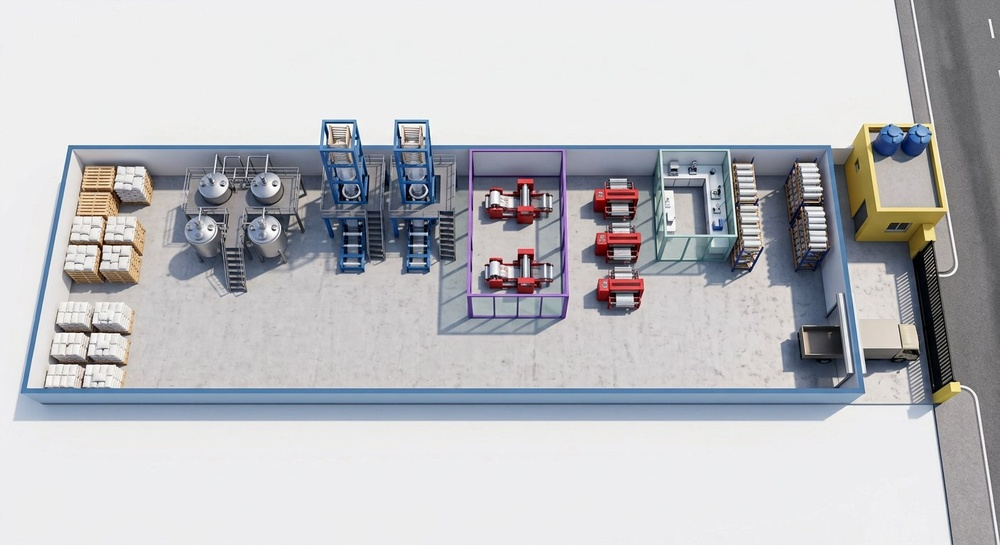
#> input picture renders/pres_plan_topdown.jpg, 1000 x 545 px, shrunk from 1408 x 768 before the run; the run also reads 1 picture not shown here
$ python compose_pres.py
#> lines starting #> are read from the running program, lines starting #| are printed output that depends on the picture
# Presentation sheets in sample visual format (rendered)
import matplotlib
matplotlib.use('Agg')
import matplotlib.pyplot as plt
import matplotlib.image as mpimg
import numpy as np

NAVY = '#0F2A52'
ACCENT = '#1E88E5'
GREEN = '#2E7D32'
RED = '#C1272D'
PURPLE = '#6A1B9A'

def load_crop(path, y0=0.0, y1=1.0, x0=0.0, x1=1.0):
#> called with path = 'renders/pres_plan_topdown.jpg', y0 = 0.27, y1 = 0.72, x0 = 0, x1 = 1
    img = mpimg.imread(path)
#> img is the input picture: shape (545, 1000, 3); mean R, G, B 189.8, 190.6, 194.3
    h, w = img.shape[0], img.shape[1]
    return img[int(h*y0):int(h*y1), int(w*x0):int(w*x1)]

def place_img(fig, img, left, top, width, figW, figH):
#> called with left = 0.015, top = 0.885, width = 0.64, figW = 16.8, figH = 11.9
    a = img.shape[1] / img.shape[0]
    hfrac = (width * figW / a) / figH
    bottom = top - hfrac
    ax = fig.add_axes([left, bottom, width, hfrac])
    ax.imshow(img)
    ax.axis('off')
    return ax, bottom, hfrac

def badge(ax, x, y, txt, fs=9, color=NAVY):
    ax.text(x, y, txt, transform=ax.transAxes, ha='center', va='center', fontsize=fs,
            weight='bold', color='white',
            bbox=dict(boxstyle='circle,pad=0.45', fc=color, ec='white', lw=1.2), zorder=10)

def tag(ax, x, y, txt, fs=7, color='#212121', ha='center'):
    ax.text(x, y, txt, transform=ax.transAxes, ha=ha, va='center', fontsize=fs,
            weight='bold', color=color,
            bbox=dict(boxstyle='round,pad=0.3', fc='white', ec=color, alpha=0.95), zorder=10)

# ================= P1 (landscape, 84m-sample style) =================
def build_P1():
    FW, FH = 16.8, 11.9
    fig = plt.figure(figsize=(FW, FH))
    fig.patch.set_facecolor('white')
    # border
    b = fig.add_axes([0.005, 0.01, 0.99, 0.98]); b.axis('off')
    b.add_patch(plt.Rectangle((0, 0), 1, 1, fill=False, edgecolor=NAVY, lw=2, transform=b.transAxes))
    # header
    fig.text(0.5, 0.965, 'NYLON PRODUCTION & PACKAGING FACILITY', ha='center', va='center', fontsize=17, weight='bold', color=NAVY)
    fig.text(0.5, 0.94, 'PLANNED FOR EFFICIENT FLOW, QUALITY & SUSTAINABLE OPERATIONS  •  10.17m × 39.40m HALL  •  EAVES +8.0m / RIDGE +12.0m', ha='center', va='center', fontsize=8, color='#333333')

    # ---- Row 1: rendered plan ----
    plan = load_crop('renders/pres_plan_topdown.jpg', 0.27, 0.72)
    fig.text(0.015, 0.915, 'GROUND FLOOR PLAN', ha='left', va='center', fontsize=9, weight='bold', color=NAVY)
    fig.text(0.148, 0.915, 'SCALE INDICATIVE (see A102 for 1:100)', ha='left', va='center', fontsize=7, color='#555555')
    # north (plan rotated: N = left)
    from matplotlib.patches import FancyArrowPatch
    fig.patches.append(FancyArrowPatch((0.055, 0.895), (0.035, 0.895), arrowstyle='-|>', color=NAVY, lw=1.5, transform=fig.transFigure))
    fig.text(0.028, 0.895, 'N', ha='center', va='center', fontsize=9, weight='bold', color=NAVY)
    ax1, pbot, ph = place_img(fig, plan, 0.015, 0.885, 0.64, FW, FH)
#> pbot = 0.664; ph = 0.221
    fig.text(0.335, 0.89, '39,400', ha='center', va='bottom', fontsize=8, weight='bold', color=NAVY)
    fig.text(0.662, (0.885 + pbot) / 2, '10,170', ha='center', va='center', fontsize=8, weight='bold', color=NAVY, rotation=90)
    # badges 1-8
    badges = [(0.10, 0.28), (0.30, 0.33), (0.48, 0.33), (0.10, 0.72),
              (0.37, 0.72), (0.80, 0.28), (0.70, 0.72), (0.945, 0.55)]
    for i, (zx, zy) in enumerate(badges):
        badge(ax1, zx, zy, str(i + 1), fs=9)
    # flow path: raw->mix->extrude->(back)print->cut->qc->fg->dispatch
    segs = [((0.155, 0.28), (0.245, 0.30)), ((0.355, 0.33), (0.42, 0.33)),
            ((0.44, 0.42), (0.16, 0.62)), ((0.20, 0.68), (0.33, 0.67)),
            ((0.50, 0.58), (0.70, 0.38)), ((0.79, 0.38), (0.735, 0.60)),
            ((0.78, 0.66), (0.885, 0.56))]
    for a, c in segs:
        ax1.annotate('', xy=c, xytext=a, xycoords=ax1.transAxes,
                     arrowprops=dict(arrowstyle='-|>', color=GREEN, lw=1.8))
    # utility core box
    ux = fig.add_axes([0.675, pbot, 0.31, ph]); ux.axis('off')
    ux.add_patch(plt.Rectangle((0, 0), 1, 1, facecolor='#F5F7FA', edgecolor=NAVY, lw=1.2, transform=ux.transAxes))
    ux.text(0.5, 0.93, 'UTILITY CORE (SOUTH END)', ha='center', va='center', fontsize=8, weight='bold', color=NAVY, transform=ux.transAxes)
    for j, t in enumerate(['GATEHOUSE + 4.6m SLIDING GATE', 'SECURITY + LOBBY + STORE', 'POWER ROOM + GENERATOR', 'MEZZ UTILITIES + PANELS (U1)', 'BOREHOLE → TANKS (GRAVITY)', 'SEPTIC + SOAKAWAY (EAST)']):
        ux.text(0.06, 0.80 - j * 0.125, '•  ' + t, ha='left', va='center', fontsize=7, color='#212121', transform=ux.transAxes)
    # zone strip
    znames = ['RAW MATERIALS\nSTORE', 'MIXING &\nWEIGHING', 'BLOWN-FILM\nEXTRUSION', 'FLEXO PRINTING\n(WALLED)', 'CUTTING &\nHEAT-SEALING', 'QUALITY CONTROL\nLABORATORY', 'FINISHED GOODS\nSTORE', 'DISPATCH\n& LOADING']
    zy = pbot - 0.015
#> zy = 0.649
    for i, (zx, zn) in enumerate(zip(np.linspace(0.05, 0.62, 8), znames)):
        fig.text(zx, zy, str(i + 1), ha='center', va='top', fontsize=8, weight='bold', color='white',
                 bbox=dict(boxstyle='circle,pad=0.35', fc=NAVY, ec='none'))
        fig.text(zx, zy - 0.028, zn, ha='center', va='top', fontsize=6, weight='bold', color='#333333')
        if i < 7:
            fig.patches.append(FancyArrowPatch((zx + 0.022, zy - 0.012), (zx + 0.042, zy - 0.012), arrowstyle='-|>', color=ACCENT, lw=1.6, transform=fig.transFigure))
#> after the loop, fig.patches = 8 items

    # ---- Row 2: 3D cutaway band ----
    cut = load_crop('renders/pres_cutaway.jpg', 0.22, 0.90)
#> call 2 of load_crop, with path = 'renders/pres_cutaway.jpg', y0 = 0.22, y1 = 0.9, x0 = 0, x1 = 1
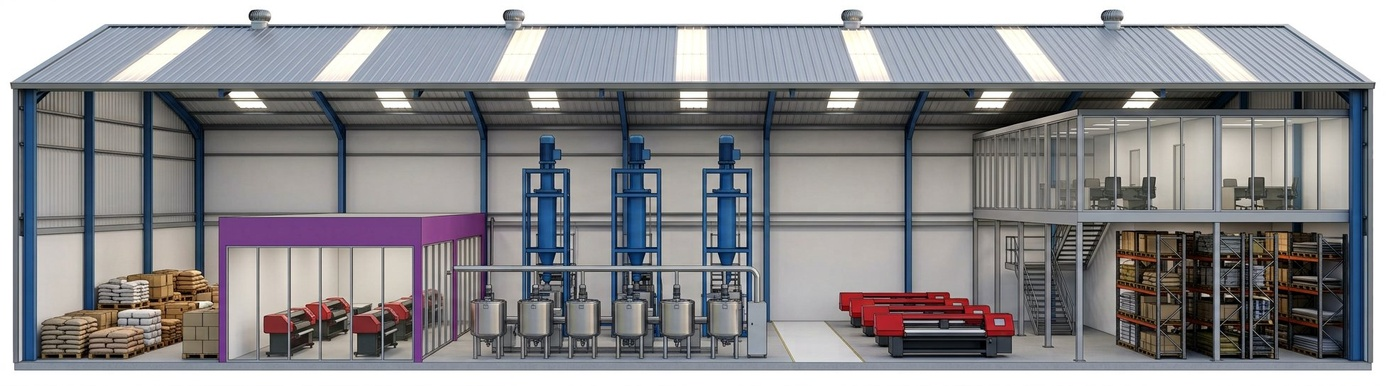
#> input picture renders/pres_cutaway.jpg, 1386 x 386 px, shrunk from 1952 x 544 before the run
#> in load_crop, img is the input picture: shape (386, 1386, 3); mean R, G, B 141.7, 140.8, 143.5
#> in load_crop (call 2), `return img[int(h*y0):int(h*y1), int(w*x0):int(w*x1)]`:
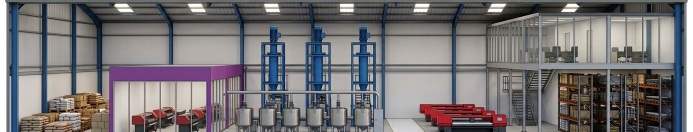
#> returned value: shape (263, 1386, 3) (shown at 1/2 size); mean of channels 0, 1, 2 119.3, 116.3, 117.7; drawn as R, G, B
    ctop = zy - 0.075
#> ctop = 0.574
    ax2, cbot, ch = place_img(fig, cut, 0.115, ctop, 0.56, FW, FH)
#> cbot = 0.424; ch = 0.15
    # left annotation column (anchored to band)
    for j, t in enumerate(['CONTINUOUS RIDGE\nVENTILATORS', 'TRANSLUCENT\nSKYLIGHT STRIPS', 'PITCHED METAL ROOF\n38° (8m → 12m)']):
        fig.text(0.015, cbot + ch * (0.80 - j * 0.32), t, ha='left', va='center', fontsize=6.5, weight='bold', color=NAVY)
    # exhaust arrows
    for ex in [0.20, 0.50, 0.80]:
        ax2.text(ex, 0.94, '↑', transform=ax2.transAxes, ha='center', va='center', fontsize=14, weight='bold', color=RED)
    ax2.text(0.50, 0.985, 'HOT AIR EXHAUST', transform=ax2.transAxes, ha='center', va='bottom', fontsize=6, weight='bold', color=RED)
    tag(ax2, 0.06, 0.12, 'RAW STORE', fs=6, color=NAVY)
    tag(ax2, 0.21, 0.12, 'PRINTING (WALLED)', fs=6, color=PURPLE)
    tag(ax2, 0.47, 0.12, 'M2–M4 EXTRUSION', fs=6, color=NAVY)
    tag(ax2, 0.68, 0.12, 'CUT / SEAL', fs=6, color=NAVY)
    tag(ax2, 0.87, 0.55, 'MEZZANINE OFFICES', fs=6, color=NAVY)
    tag(ax2, 0.90, 0.12, 'FG STORE', fs=6, color=NAVY)
    # right column
    fig.text(0.69, cbot + ch * 0.70, 'MEZZANINE OFFICES\n+ DISPATCH (SOUTH)', ha='left', va='center', fontsize=6.5, weight='bold', color=NAVY,
             bbox=dict(boxstyle='round,pad=0.3', fc='#E3F2FD', ec=NAVY))
    fig.text(0.69, cbot + ch * 0.40, 'WALLED PRINTING ROOM\n(chemicals, own entry E4)', ha='left', va='center', fontsize=6.5, weight='bold', color=PURPLE,
             bbox=dict(boxstyle='round,pad=0.3', fc='#F3E5F5', ec=PURPLE))
    fig.text(0.69, cbot + ch * 0.12, 'STEEL PORTAL @6.0m\n7 FRAMES, 39.40m', ha='left', va='center', fontsize=6.5, weight='bold', color='#333333',
             bbox=dict(boxstyle='round,pad=0.3', fc='white', ec='#999999'))

    # ---- Row 3 ----
    rtop = cbot - 0.02
#> rtop = 0.404
    side = load_crop('renders/pres_side.jpg', 0.02, 0.98)
#> call 3 of load_crop, with path = 'renders/pres_side.jpg', y0 = 0.02, y1 = 0.98, x0 = 0, x1 = 1
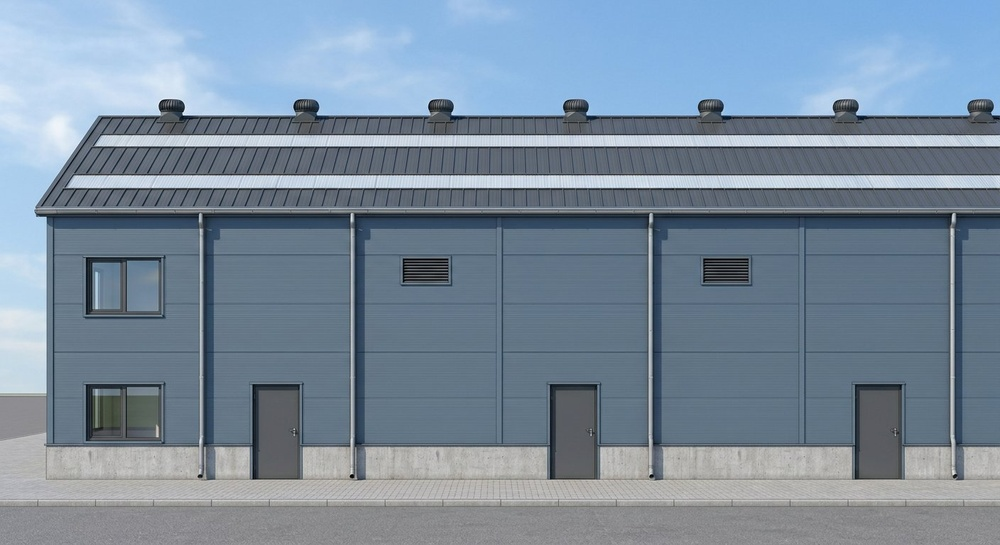
#> input picture renders/pres_side.jpg, 1000 x 545 px, shrunk from 1408 x 768 before the run
#> in load_crop, img is the input picture: shape (545, 1000, 3); mean R, G, B 122.4, 139.7, 156.7
    sec = load_crop('renders/pres_section.jpg', 0.10, 0.94)
#> call 4 of load_crop, with path = 'renders/pres_section.jpg', y0 = 0.1, y1 = 0.94, x0 = 0, x1 = 1
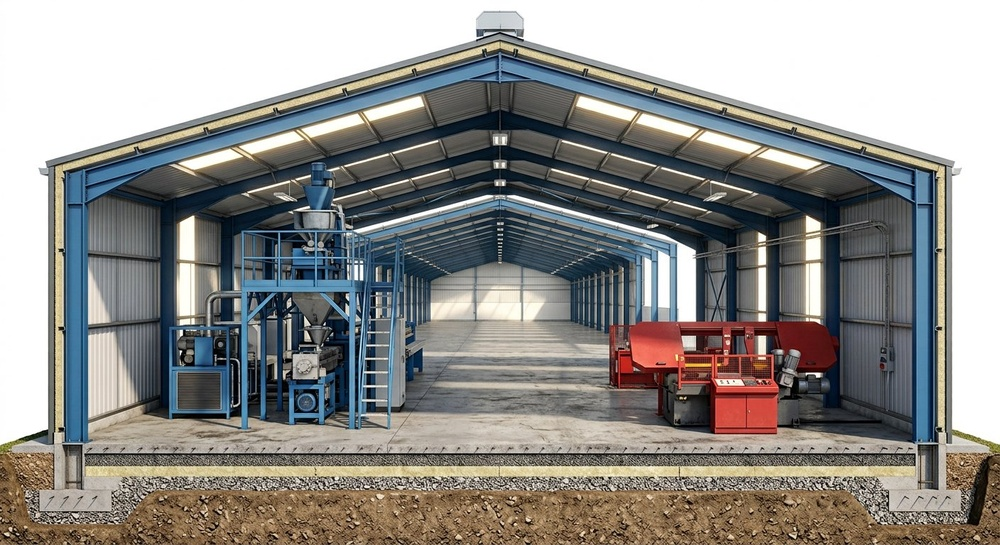
#> input picture renders/pres_section.jpg, 1000 x 545 px, shrunk from 1408 x 768 before the run
#> in load_crop, img is the input picture: shape (545, 1000, 3); mean R, G, B 145.6, 144, 140.8
#> in load_crop (call 4), `return img[int(h*y0):int(h*y1), int(w*x0):int(w*x1)]`:
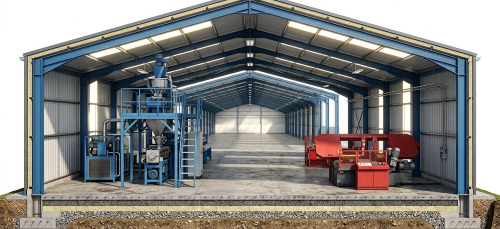
#> returned value: shape (458, 1000, 3) (shown at 1/2 size); mean of channels 0, 1, 2 134.7, 134.6, 132.8; drawn as R, G, B
    fig.text(0.015, rtop, 'SIDE ELEVATION', ha='left', va='bottom', fontsize=8, weight='bold', color=NAVY)
    axs, sbot, sh = place_img(fig, side, 0.015, rtop - 0.005, 0.28, FW, FH)
#> sbot = 0.191; sh = 0.207
    fig.text(0.305, rtop, 'CROSS SECTION B–B (through extrusion)', ha='left', va='bottom', fontsize=8, weight='bold', color=NAVY)
    axc, _, _ = place_img(fig, sec, 0.305, rtop - 0.005, 0.28, FW, FH)
    tag(axs, 0.5, 0.06, '39,400', fs=7, color=NAVY)
    tag(axc, 0.5, 0.09, '10,170 SPAN • 12,000 APEX', fs=6, color=NAVY)
    # data + legend
    dx = fig.add_axes([0.595, sbot, 0.185, sh]); dx.axis('off')
    dx.add_patch(plt.Rectangle((0, 0), 1, 1, facecolor='white', edgecolor=NAVY, lw=1.2, transform=dx.transAxes))
    dx.text(0.5, 0.94, 'BUILDING & DESIGN DATA', ha='center', va='center', fontsize=7.5, weight='bold', color=NAVY, transform=dx.transAxes)
    data = [('TOTAL SIZE', '39.40 × 10.17m'), ('EAVE HEIGHT', '8.0m'), ('RIDGE HEIGHT', '12.0m'), ('MEZZANINE', '+4.0m (95.6m²)'),
            ('STRUCTURE', 'STEEL PORTAL @6m'), ('ROOF', 'METAL + SKYLIGHTS'), ('VENTILATION', 'RIDGE VENTS'), ('FLOOR', 'POWER-FLOAT'), ('FIRE', 'HOSE REELS + EXT.')]
    for j, (k, v) in enumerate(data):
        yy = 0.85 - j * 0.088
        dx.text(0.05, yy, k, ha='left', va='center', fontsize=6, color='#555555', transform=dx.transAxes)
        dx.text(0.95, yy, v, ha='right', va='center', fontsize=6, weight='bold', color=NAVY, transform=dx.transAxes)
    lx = fig.add_axes([0.79, sbot, 0.195, sh]); lx.axis('off')
    lx.add_patch(plt.Rectangle((0, 0), 1, 1, facecolor='white', edgecolor=NAVY, lw=1.2, transform=lx.transAxes))
    lx.text(0.5, 0.94, 'LEGEND – PRODUCTION FLOW', ha='center', va='center', fontsize=7.5, weight='bold', color=NAVY, transform=lx.transAxes)
    leg = ['RAW MATERIALS STORE', 'MIXING & WEIGHING', 'BLOWN-FILM EXTRUSION', 'FLEXO PRINTING (WALLED)', 'CUTTING & HEAT-SEALING', 'QUALITY CONTROL LAB', 'FINISHED GOODS STORE', 'DISPATCH & LOADING']
    for j, t in enumerate(leg):
        yy = 0.85 - j * 0.088
        lx.text(0.08, yy, str(j + 1), ha='center', va='center', fontsize=6, weight='bold', color='white', transform=lx.transAxes,
                bbox=dict(boxstyle='circle,pad=0.3', fc=NAVY, ec='none'))
        lx.text(0.16, yy, t, ha='left', va='center', fontsize=5.5, color='#212121', transform=lx.transAxes)
    lx.annotate('', xy=(0.88, 0.045), xytext=(0.60, 0.045), arrowprops=dict(arrowstyle='-|>', color=GREEN, lw=1.8))
    lx.text(0.55, 0.045, 'FLOW', ha='right', va='center', fontsize=6, weight='bold', color=GREEN, transform=lx.transAxes)

    # ---- Row 4: front elevation + aerial + features + machines ----
    r4top = sbot - 0.018
#> r4top = 0.173
    r4bot = 0.038
    front = load_crop('renders/pres_front.jpg', 0.02, 0.98)
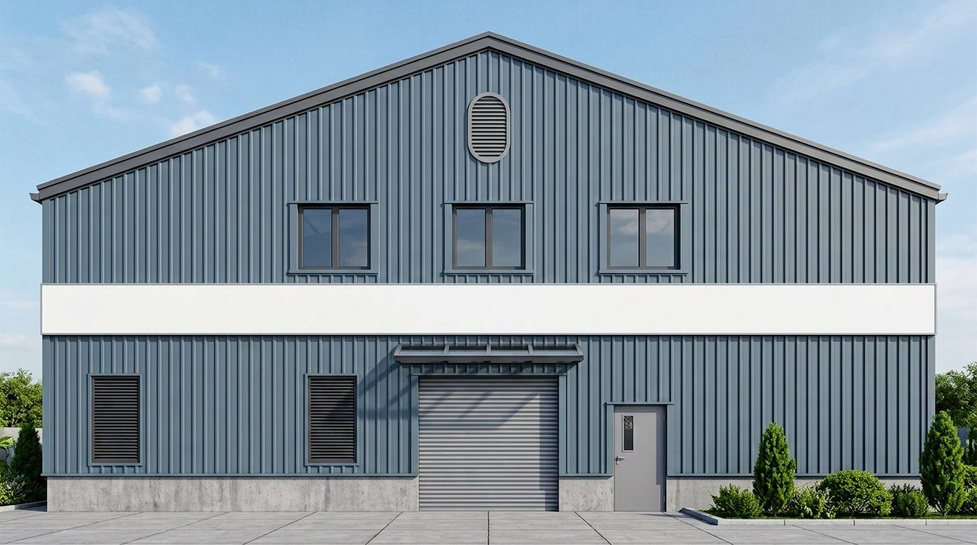
#> input picture renders/pres_front.jpg, 977 x 545 px, shrunk from 1376 x 768 before the run
#> in load_crop, img is the input picture: shape (545, 977, 3); mean R, G, B 131.8, 147.8, 158
#> in load_crop (call 5), `return img[int(h*y0):int(h*y1), int(w*x0):int(w*x1)]`:
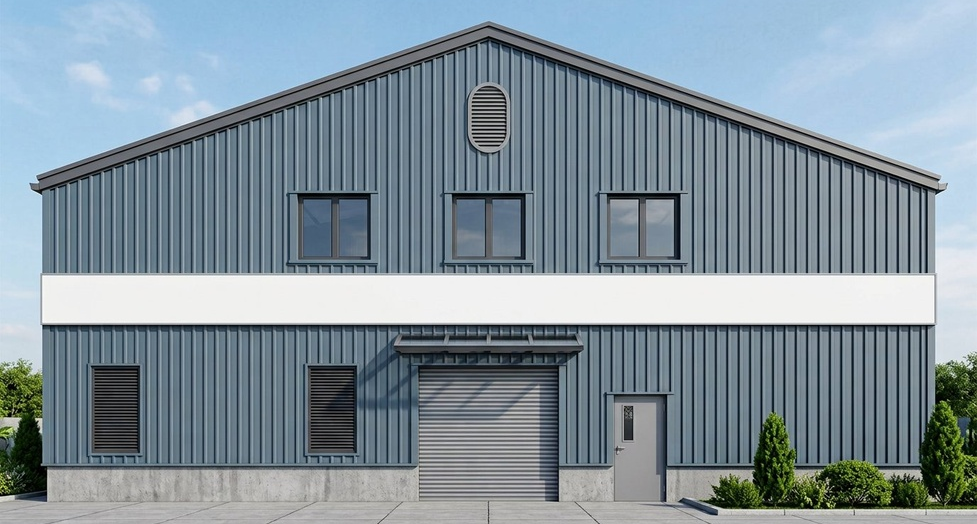
#> returned value: shape (524, 977, 3); mean of channels 0, 1, 2 130.6, 146.4, 156.4; drawn as R, G, B
    aer = load_crop('renders/exterior_front.jpg', 0.25, 0.85)
#> (the rest of the program and of its run is left out)
